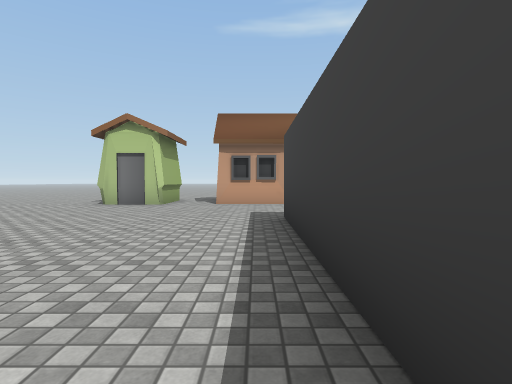
[1] (above)

16 first-person views from a walk through a scene from a Unity 3-D project. The camera is 1.2 m above the floor, tilts 2° down and sees 80° across. The floor is counted in squares, 2 m on a side. Each view is taken from the middle of a square. On the plan, view 1 faces up. The plan holds only what a view shows up to about 9 squares ahead; the rest is blank. The place goes on beyond the plan. Some animated figures are left out. Some surface patterns are stand-ins.

[2]
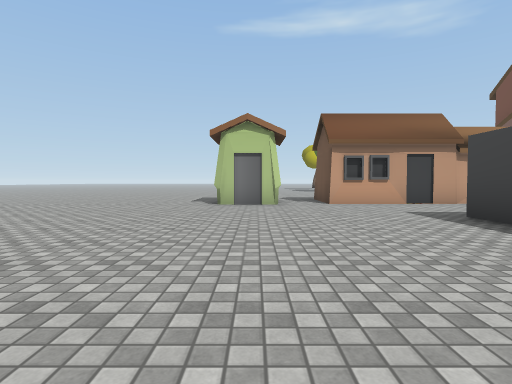

[3]
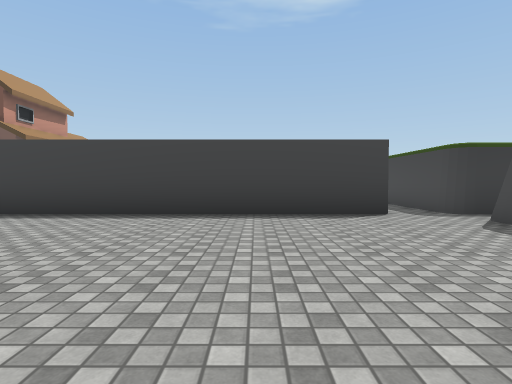

[4]
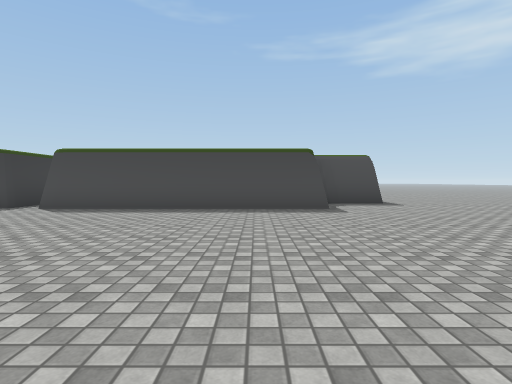

[5]
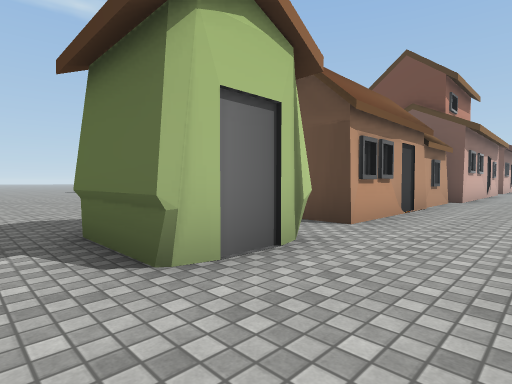

[6]
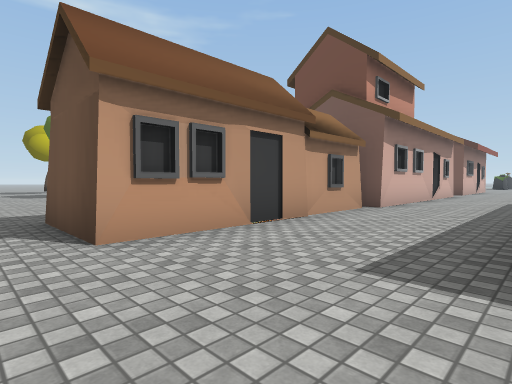

[7]
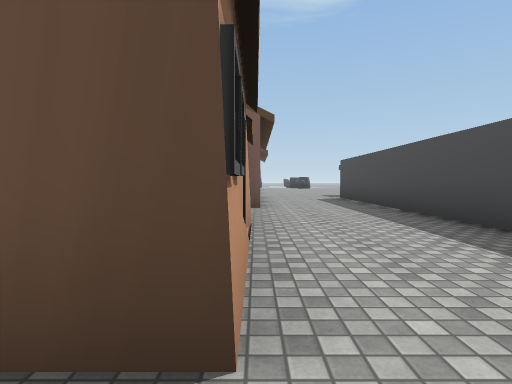

[8]
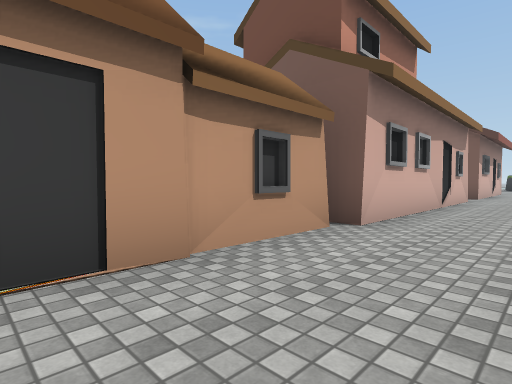

[9]
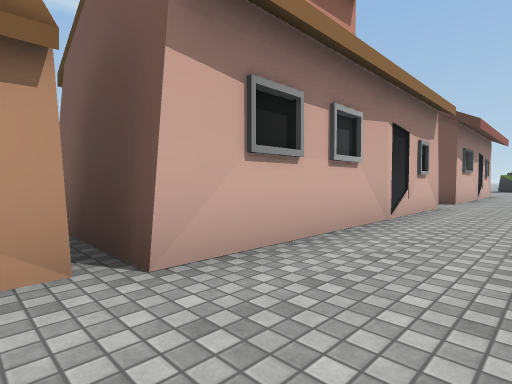

[10]
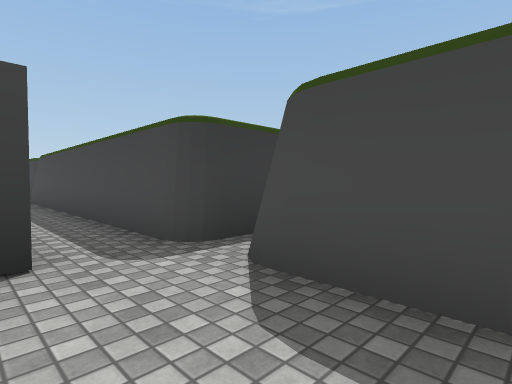

[11]
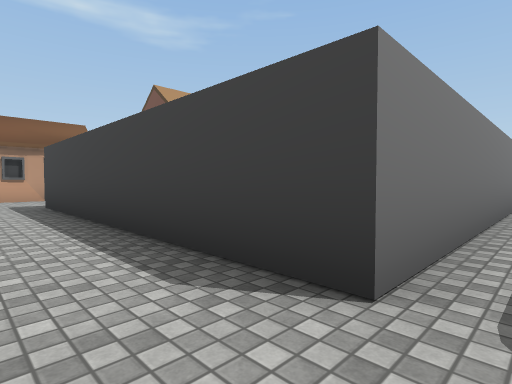

[12]
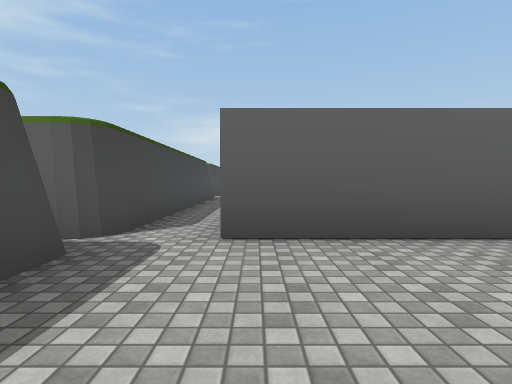

[13]
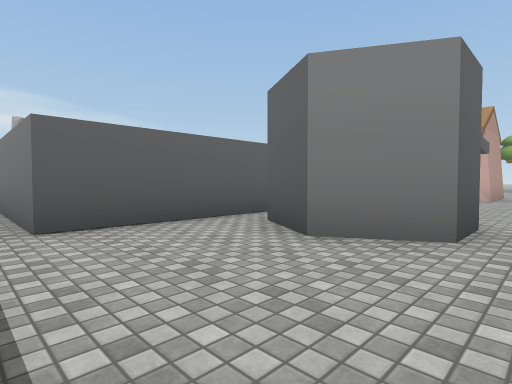

[14]
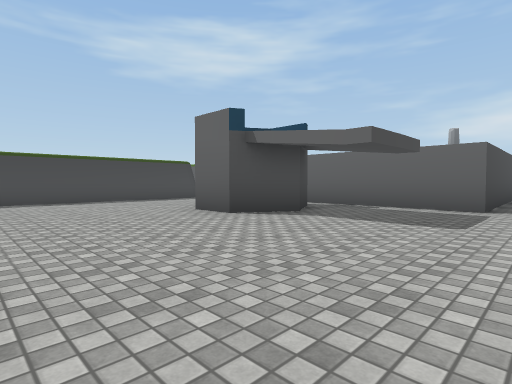

[15]
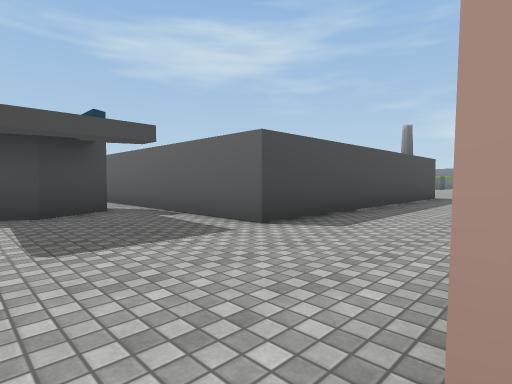

[16]
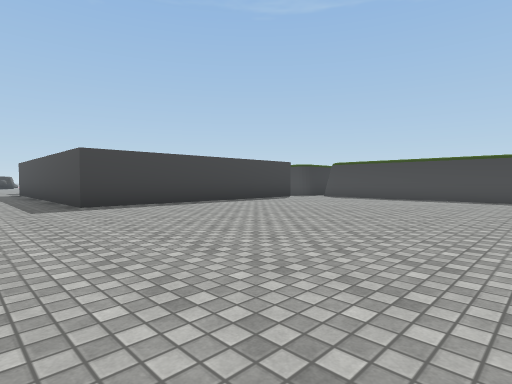

### Floor plan
Key: @ floor where view 1 was taken; # wall or solid block; . floor; O other object.
Columns run from 7 left of view 1 to 16 right of it. Each row starts with its distance up from view 1.
 17    ..
 16    .. ..
 15    .. ..
 14    .. ..
 13    .. .
 12    .. .
 11   ..  .
 10   .OO.#     #
  9 ...# .#     #
  8 ...OO.#############.###
  7 .......................
  6 ........................
  5 ........#########.......
  4 ........#       #.......
  3 ........#       #.......
  2 ........#       #.##....
  1 ........#       ####....
  0 .......@#       #.##...
 -1 ........#       #......
 -2 ........#########......
 -3 .......................
 -4 .#################  ###
 -5 .
 -6 #

Positions as (right, up) in squares from view 1, and headings:
1: (0, 0), facing up
2: (-3, 0), facing up
3: (-5, 0), facing right
4: (-5, 3), facing down
5: (-5, 6), facing up-right
6: (-2, 5), facing up-right
7: (-2, 8), facing right
8: (1, 6), facing up-right
9: (4, 6), facing up-right
10: (-2, -2), facing down-right
11: (-1, -3), facing up-right
12: (12, -2), facing left
13: (13, -3), facing up-left
14: (16, 6), facing down-left
15: (12, 8), facing down-left
16: (-7, 7), facing down-right
